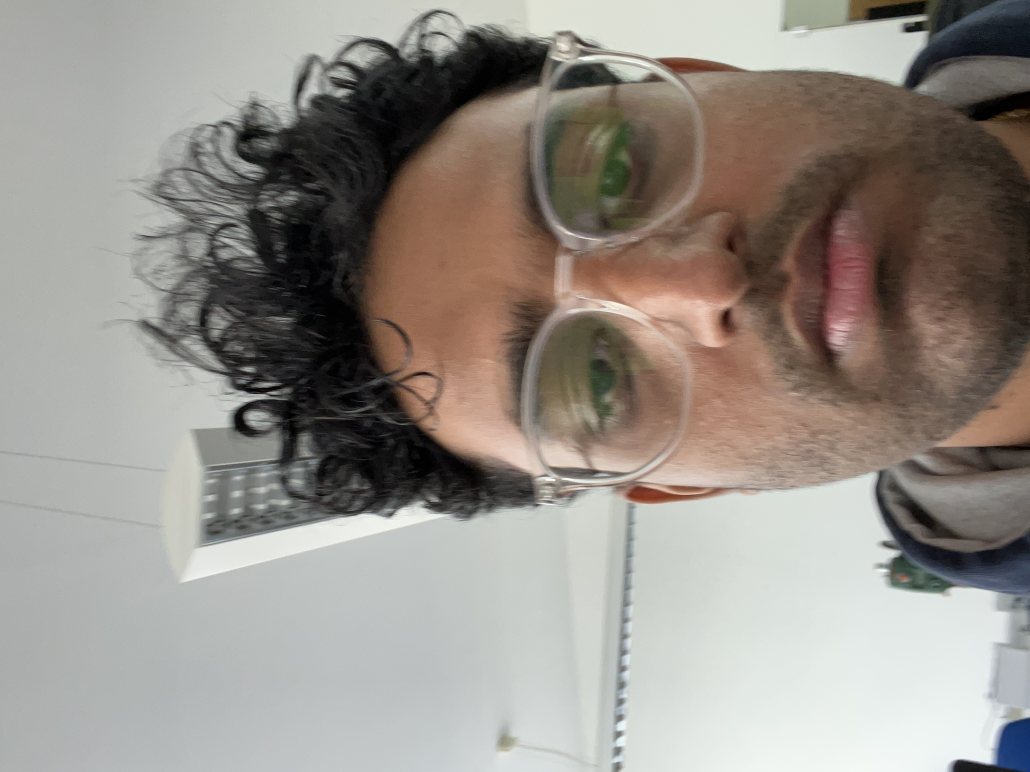
#> input picture camera/dataset/Chanakya/IMG_0204.JPG, 3088 x 2316 px (shown at 1/3 size); its folder holds only this picture in this run
$ python train.py
#> lines starting #> are read from the running program, lines starting #| are printed output that depends on the picture
"""
train.py — Build raw face training data from dataset/

Usage:
  python3 train.py

Folder structure:
  camera/dataset/
    your_face/               <- folder name becomes the profile label
      IMG_0001.JPG
      ...
    other_person/
      ...

Output:
  camera/model/face_data.pkl   — pickle of {"faces": [...], "labels": [...], "label_map": {...}}

We deliberately do NOT save a serialized LBPH .yml — OpenCV 3.2 on Jetson
crashes when reading it back. face_recognizer.py retrains LBPH in-memory
from this pickle each time the camera process starts.
"""

import logging
import math
import os
import pickle
import sys
import time
from pathlib import Path
from typing import Dict, List, Optional, Tuple

import cv2
import numpy as np
from PIL import Image, ImageOps

logging.basicConfig(level=logging.INFO, format="%(asctime)s [%(levelname)s] %(message)s")
logger = logging.getLogger("train")

DATASET_DIR    = Path(__file__).parent / "dataset"
MODEL_DIR      = Path(__file__).parent / "model"
FACE_DATA_PATH = MODEL_DIR / "face_data.pkl"

IMAGE_EXTS = {".jpg", ".jpeg", ".png", ".bmp", ".webp"}
FACE_SIZE  = (100, 100)

MIN_AUGS_PER_IMAGE       = 4
MIN_SAMPLES_PER_PROFILE  = int(os.getenv("MIN_SAMPLES_PER_PROFILE", "100"))


def _augmentation_pool(crop):
    # type: (np.ndarray) -> List[np.ndarray]
    """Generate up to 20 augmented variants of a 100x100 grayscale crop.

    Order matters: earlier entries are gentler (common conditions), later
    entries are more aggressive (extreme angles, contrast). We take the
    first N from this list per source image, where N is chosen so each
    profile reaches MIN_SAMPLES_PER_PROFILE.
    """
    h, w = crop.shape[:2]
    cx, cy = w / 2.0, h / 2.0

    def _rotate(angle):
        m = cv2.getRotationMatrix2D((cx, cy), angle, 1.0)
        return cv2.warpAffine(
            crop, m, (w, h),
            flags=cv2.INTER_LINEAR,
            borderMode=cv2.BORDER_REPLICATE,
        )

    def _brightness(delta):
        return np.clip(crop.astype(np.int16) + delta, 0, 255).astype(np.uint8)

    def _gamma(g):
        table = np.array(
            [((i / 255.0) ** g) * 255.0 for i in range(256)],
            dtype=np.uint8,
        )
        return cv2.LUT(crop, table)

    def _zoom(factor):
        # >1 = crop inward (zoom in); <1 = pad with replicated border (zoom out)
        if factor >= 1.0:
            new_w = max(1, int(w / factor))
            new_h = max(1, int(h / factor))
            x = (w - new_w) // 2
            y = (h - new_h) // 2
            sub = crop[y:y + new_h, x:x + new_w]
            return cv2.resize(sub, (w, h), interpolation=cv2.INTER_LINEAR)
        new_w = max(1, int(w * factor))
        new_h = max(1, int(h * factor))
        small = cv2.resize(crop, (new_w, new_h), interpolation=cv2.INTER_AREA)
        pad_w = (w - new_w) // 2
        pad_h = (h - new_h) // 2
        return cv2.copyMakeBorder(
            small, pad_h, h - new_h - pad_h, pad_w, w - new_w - pad_w,
            cv2.BORDER_REPLICATE,
        )

    pool = [
        crop,                                # 1  identity
        cv2.flip(crop, 1),                   # 2  hflip
        _rotate(-7),                         # 3  small CCW
        _rotate(7),                          # 4  small CW
        cv2.flip(_rotate(-7), 1),            # 5  small CCW + flip
        cv2.flip(_rotate(7), 1),             # 6  small CW + flip
        _brightness(-25),                    # 7  darker
        _brightness(25),                     # 8  brighter
        cv2.flip(_brightness(-25), 1),       # 9
        cv2.flip(_brightness(25), 1),        # 10
        _gamma(0.75),                        # 11 high-contrast lift
        _gamma(1.3),                         # 12 low-contrast crush
        _zoom(1.1),                          # 13 slight zoom-in
        _zoom(0.9),                          # 14 slight zoom-out
        _rotate(-15),                        # 15 larger CCW
        _rotate(15),                         # 16 larger CW
        _brightness(15),                     # 17 mild brighter
        _brightness(-15),                    # 18 mild darker
        cv2.flip(_gamma(0.8), 1),            # 19
        cv2.flip(_gamma(1.2), 1),            # 20
    ]
    return pool


_POOL_SIZE = 20  # keep in sync with _augmentation_pool


def _augs_per_image(num_source_images):
    # type: (int) -> int
    """How many augmentations to take per source image so the profile
    reaches MIN_SAMPLES_PER_PROFILE total. Bounded by [MIN_AUGS, POOL_SIZE]."""
    if num_source_images <= 0:
        return MIN_AUGS_PER_IMAGE
    needed = int(math.ceil(MIN_SAMPLES_PER_PROFILE / float(num_source_images)))
    return max(MIN_AUGS_PER_IMAGE, min(_POOL_SIZE, needed))


def _resolve_cascade_path():
    # type: () -> Optional[str]
    candidates = []  # type: List[str]
    data_dir = getattr(getattr(cv2, "data", None), "haarcascades", None)
    if data_dir:
        candidates.append(os.path.join(data_dir, "haarcascade_frontalface_default.xml"))
    candidates.extend([
        "/usr/share/opencv4/haarcascades/haarcascade_frontalface_default.xml",
        "/usr/share/opencv/haarcascades/haarcascade_frontalface_default.xml",
        "/usr/local/share/opencv4/haarcascades/haarcascade_frontalface_default.xml",
        "/usr/local/share/OpenCV/haarcascades/haarcascade_frontalface_default.xml",
    ])
    for path in candidates:
        if path and os.path.isfile(path):
            return path
    return None


def _load_gray_image(path):
    # type: (Path) -> Optional[np.ndarray]
    try:
        with Image.open(str(path)) as im:
#> im is the input picture: PIL image 3088x2316 RGB; mean R, G, B 149.6, 143.5, 136.9
            im = ImageOps.exif_transpose(im)
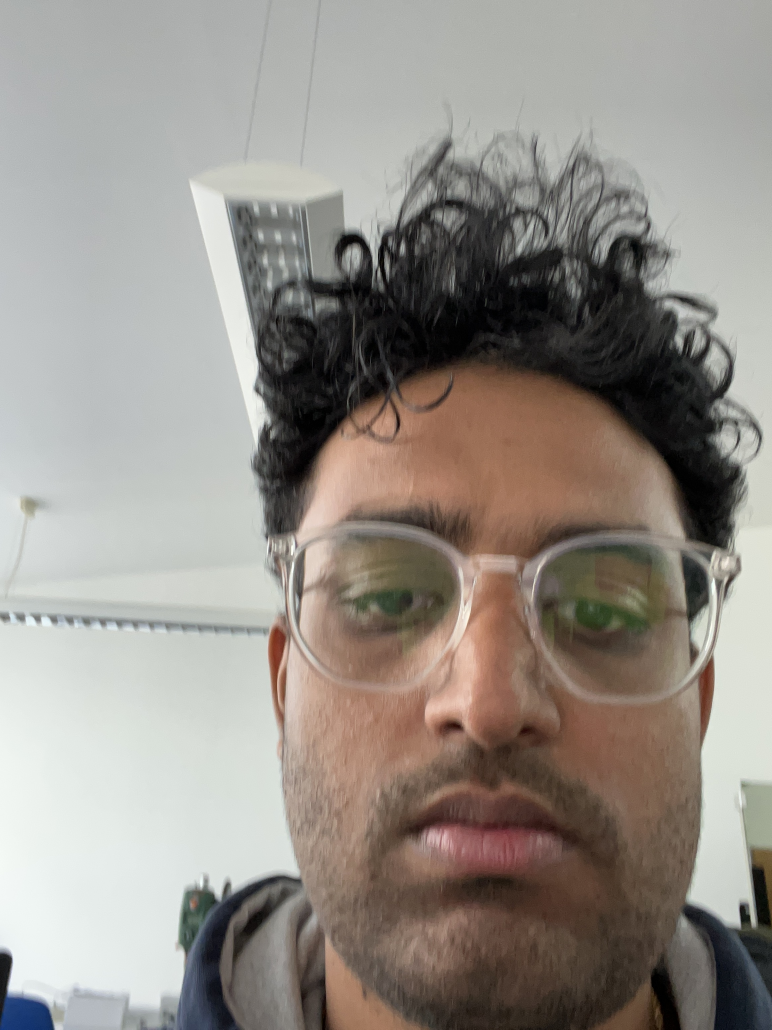
#> im: PIL image 2316x3088 RGB (shown at 1/3 size); mean R, G, B 149.6, 143.5, 136.9
            im = im.convert("L")
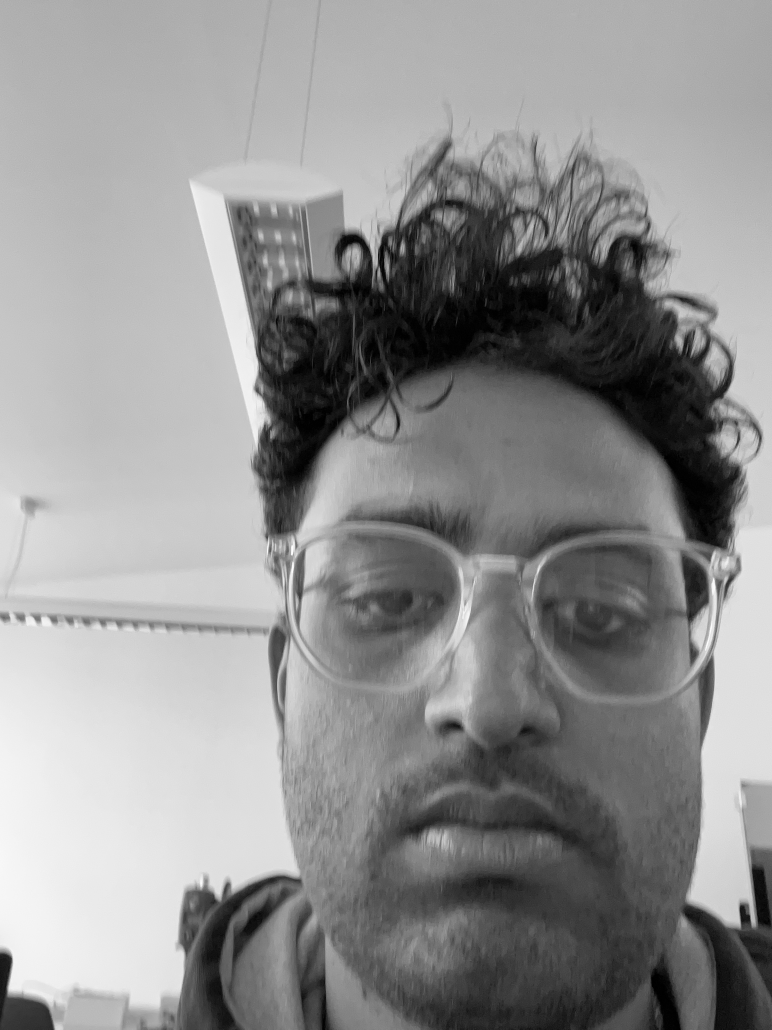
#> im: PIL image 2316x3088 L (shown at 1/3 size); min 0, max 255, mean 144.6
            return np.asarray(im, dtype=np.uint8)
    except (OSError, ValueError) as exc:
        logger.warning("  Could not open %s: %s", path.name, exc)
        return None


def _detect_largest_face(detector, gray):
    # type: (cv2.CascadeClassifier, np.ndarray) -> Optional[Tuple[int, int, int, int]]
    equalised = cv2.equalizeHist(gray)
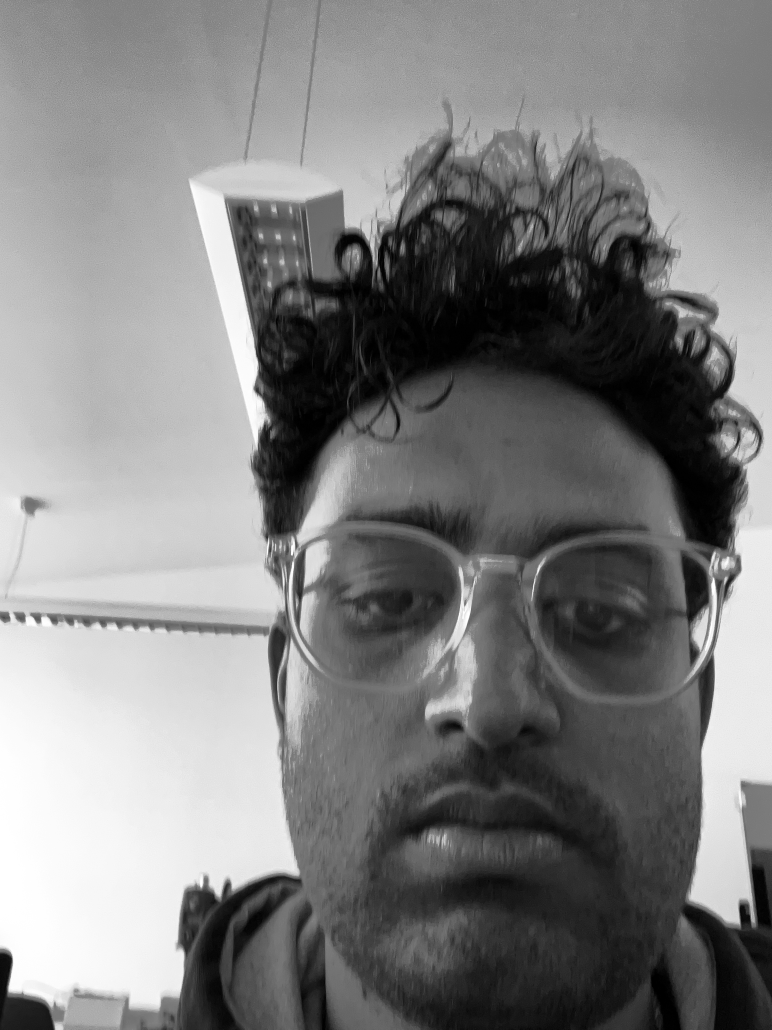
#> equalised: shape (3088, 2316) (shown at 1/3 size); min 0, max 255, mean 128.1
    try:
        faces = detector.detectMultiScale(
            equalised,
            scaleFactor=1.2,
            minNeighbors=5,
            minSize=(60, 60),
        )
#> faces = [[622, 1217, 1621, 1621]]
    except cv2.error as exc:
        logger.warning("  Detection failed: %s", exc)
        return None
    if len(faces) == 0:
        return None
    x, y, w, h = max(faces, key=lambda r: int(r[2]) * int(r[3]))
#> x = 622; y = 1217; w = 1621; h = 1621
    return int(x), int(y), int(w), int(h)


def _progress(prefix, current, total, width=30):
    # type: (str, int, int, int) -> None
    if total <= 0:
        return
    frac = min(1.0, current / float(total))
    filled = int(frac * width)
    bar = "#" * filled + "-" * (width - filled)
    sys.stdout.write("\r  {} [{}] {}/{}".format(prefix, bar, current, total))
    sys.stdout.flush()
    if current >= total:
        sys.stdout.write("\n")
        sys.stdout.flush()


def train():
    # type: () -> int
    MODEL_DIR.mkdir(parents=True, exist_ok=True)

    cascade_path = _resolve_cascade_path()
    if cascade_path is None:
        logger.error("Could not locate a Haar cascade XML on this system.")
        return 1
    detector = cv2.CascadeClassifier(cascade_path)
    if detector.empty():
        logger.error("Failed to load Haar cascade from %s", cascade_path)
        return 1
    logger.info("Using Haar cascade: %s", cascade_path)

    if not DATASET_DIR.exists():
        logger.error("Dataset directory %s does not exist — add face photos first.", DATASET_DIR)
        return 1

    profiles = sorted([p for p in DATASET_DIR.iterdir() if p.is_dir()])
    if not profiles:
        logger.error("No profile folders found in %s", DATASET_DIR)
        return 1

    faces_all  = []  # type: List[np.ndarray]
    labels_all = []  # type: List[int]
    label_map  = {}  # type: Dict[int, str]
    stats      = []  # type: List[Tuple[str, int, int, int]]

    started = time.time()
    next_label = 0
    for profile_dir in profiles:
        profile_name = profile_dir.name
        images = sorted([f for f in profile_dir.iterdir() if f.suffix.lower() in IMAGE_EXTS])

        if not images:
            logger.warning("No images in %s — skipping", profile_dir)
            stats.append((profile_name, 0, 0, 0))
            continue

        label = next_label
        next_label += 1
        label_map[label] = profile_name

        augs_n = _augs_per_image(len(images))
        logger.info(
            "Processing '%s' (%d image(s), %d aug(s)/image → target %d sample(s))...",
            profile_name, len(images), augs_n, len(images) * augs_n,
        )
        used = 0
        skipped = 0
        total = len(images)

        for idx, img_path in enumerate(images, start=1):
            gray = _load_gray_image(img_path)
            if gray is None:
                skipped += 1
                _progress(profile_name, idx, total)
                continue

            face = _detect_largest_face(detector, gray)
#> face = (622, 1217, 1621, 1621)
            if face is None:
                skipped += 1
                _progress(profile_name, idx, total)
                continue

            x, y, w, h = face
#> x = 622; y = 1217; w = 1621; h = 1621
            crop = gray[y:y + h, x:x + w]
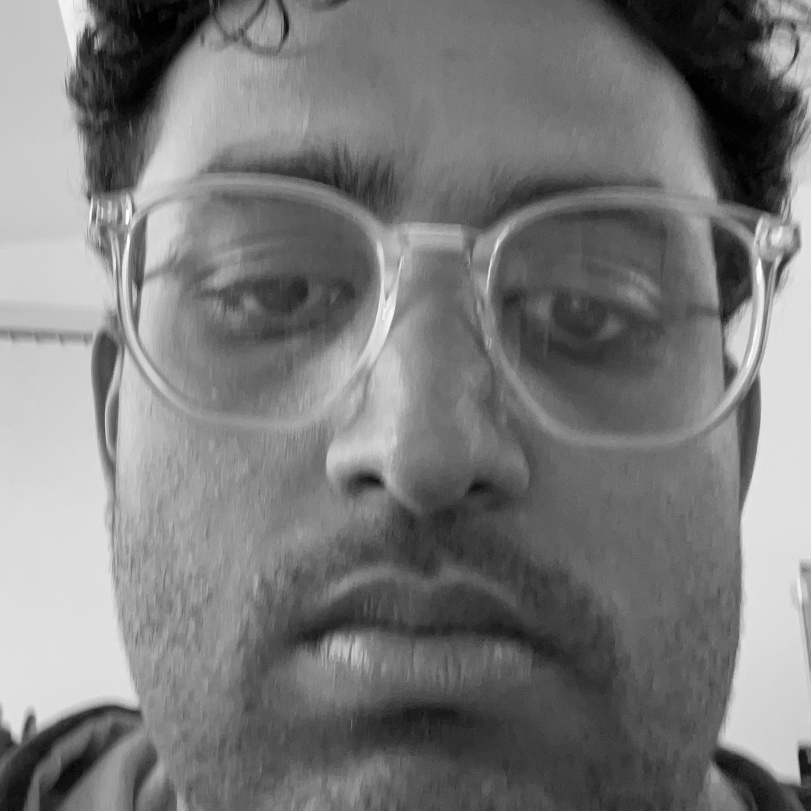
#> crop: shape (1621, 1621) (shown at 1/2 size); min 0, max 255, mean 122.8
            if crop.size == 0:
                skipped += 1
                _progress(profile_name, idx, total)
                continue
            try:
                crop = cv2.resize(crop, FACE_SIZE)
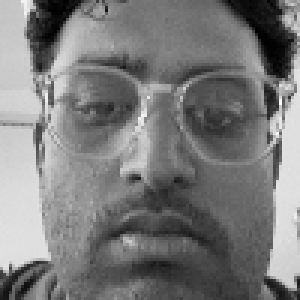
#> crop: shape (100, 100) (shown 3 times larger); min 0, max 251, mean 122.6
            except cv2.error as exc:
                logger.warning("  Resize failed on %s: %s", img_path.name, exc)
                skipped += 1
                _progress(profile_name, idx, total)
                continue

            for aug in _augmentation_pool(crop)[:augs_n]:
#> in _augmentation_pool, `h, w = crop.shape[:2]`: h = 100
#> in _augmentation_pool, `cx, cy = w / 2.0, h / 2.0`: cx = 50
#> in _rotate, `m = cv2.getRotationMatrix2D((cx, cy), angle, 1.0)`: m = [[0.993, -0.122, 6.47], [0.122, 0.993, -5.72]]
#> in _zoom, `new_w = max(1, int(w / factor))`: new_w = 90
#> in _zoom, `x = (w - new_w) // 2`: x = 5
#> in _zoom, `sub = crop[y:y + new_h, x:x + new_w]`:
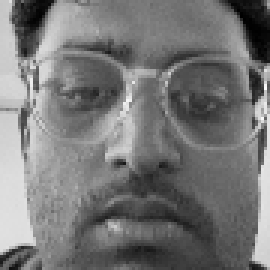
#> sub: shape (90, 90) (shown 3 times larger); min 0, max 251, mean 118.5
#> in _zoom (call 2), `new_w = max(1, int(w * factor))`: new_w = 90
#> in _zoom (call 2), `small = cv2.resize(crop, (new_w, new_h), interpolation=cv2.INTER_AREA)`:
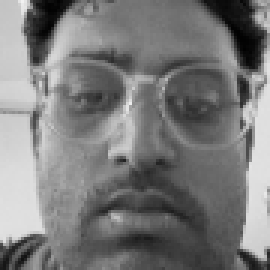
#> small: shape (90, 90) (shown 3 times larger); min 1, max 241, mean 122.6
#> in _zoom (call 2), `pad_w = (w - new_w) // 2`: pad_w = 5
                faces_all.append(aug)
                labels_all.append(label)
#> this loop made 20 passes
#> after the loop, faces_all = 20 items; labels_all = [0, 0, 0, 0, 0, 0, 0, 0, 0, 0, 0, 0, 0, 0, 0, 0, 0, 0, 0, 0]
            used += 1
            _progress(profile_name, idx, total)

        profile_total_samples = used * augs_n
        if profile_total_samples < MIN_SAMPLES_PER_PROFILE and used > 0:
            logger.warning(
                "  '%s' produced only %d sample(s) (target %d). Add more photos.",
                profile_name, profile_total_samples, MIN_SAMPLES_PER_PROFILE,
            )
        logger.info(
            "  '%s' done: %d photo(s) used, %d skipped → %d sample(s) after aug",
            profile_name, used, skipped, profile_total_samples,
        )
        stats.append((profile_name, used, skipped, profile_total_samples))

    if not faces_all:
        logger.error("No usable face samples found. Check your photos.")
        return 1

    payload = {
        "faces": faces_all,
        "labels": labels_all,
        "label_map": label_map,
        "face_size": FACE_SIZE,
        "version": 1,
    }
    try:
        with open(str(FACE_DATA_PATH), "wb") as f:
            pickle.dump(payload, f, protocol=pickle.HIGHEST_PROTOCOL)
    except OSError as exc:
        logger.error("Failed to write %s: %s", FACE_DATA_PATH, exc)
        return 1

    elapsed = time.time() - started
    logger.info(
        "Saved %d sample(s), %d profile(s) to %s (%.1fs)",
        len(faces_all), len(label_map), FACE_DATA_PATH, elapsed,
    )
    _print_summary(stats)
    return 0


def _print_summary(stats):
    # type: (List[Tuple[str, int, int, int]]) -> None
    name_w = max(7, max((len(s[0]) for s in stats), default=7))
    header = "{name:<{w}}  {used:>11}  {skipped:>14}  {samples:>14}".format(
        name="profile", w=name_w,
        used="photos used", skipped="photos skipped", samples="samples (aug)",
    )
    print()
    print(header)
    print("-" * len(header))
    for name, used, skipped, samples in stats:
        print("{name:<{w}}  {used:>11d}  {skipped:>14d}  {samples:>14d}".format(
            name=name, w=name_w, used=used, skipped=skipped, samples=samples,
        ))
    print()


if __name__ == "__main__":
    sys.exit(train())
#> (the program exits here)
